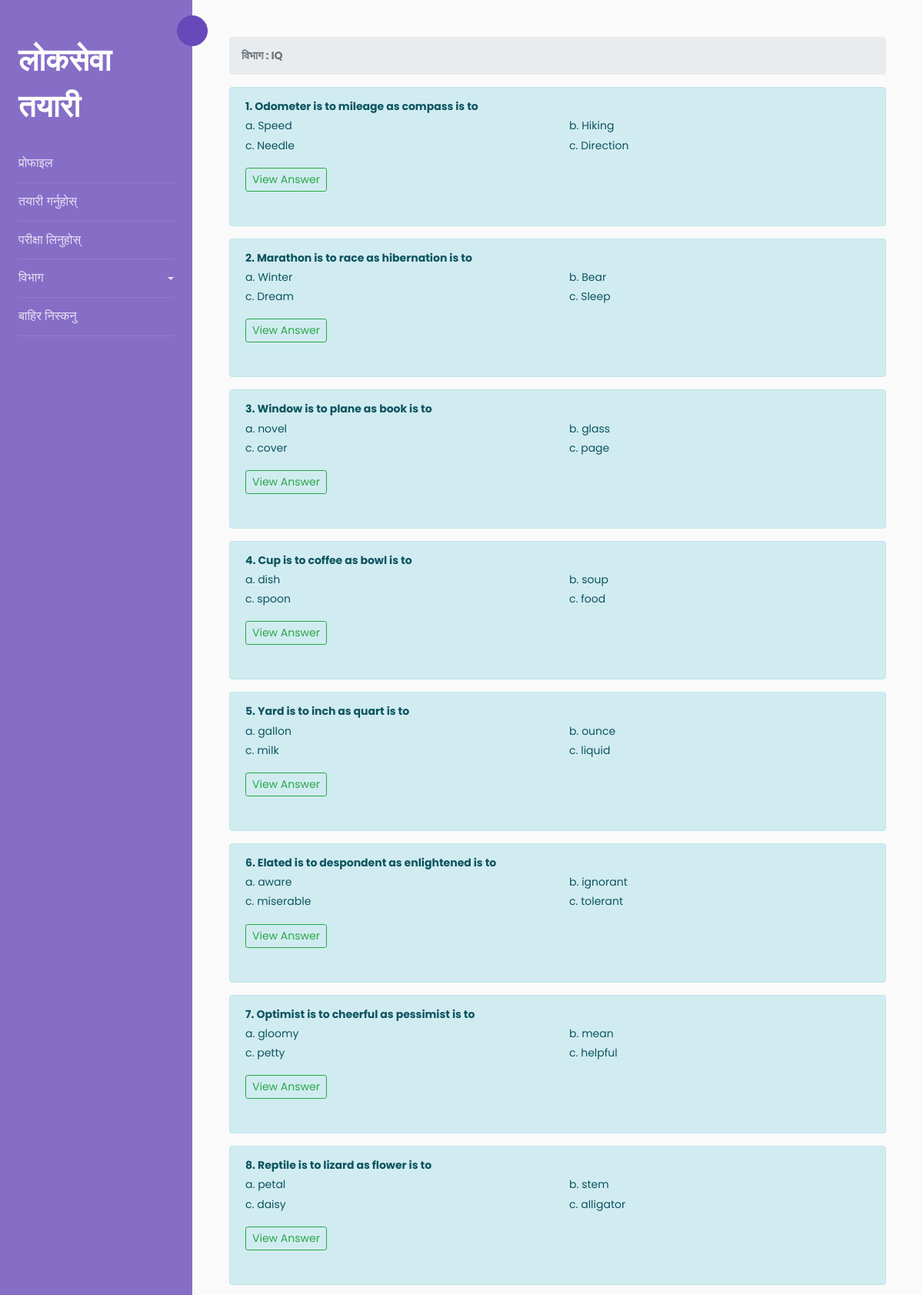
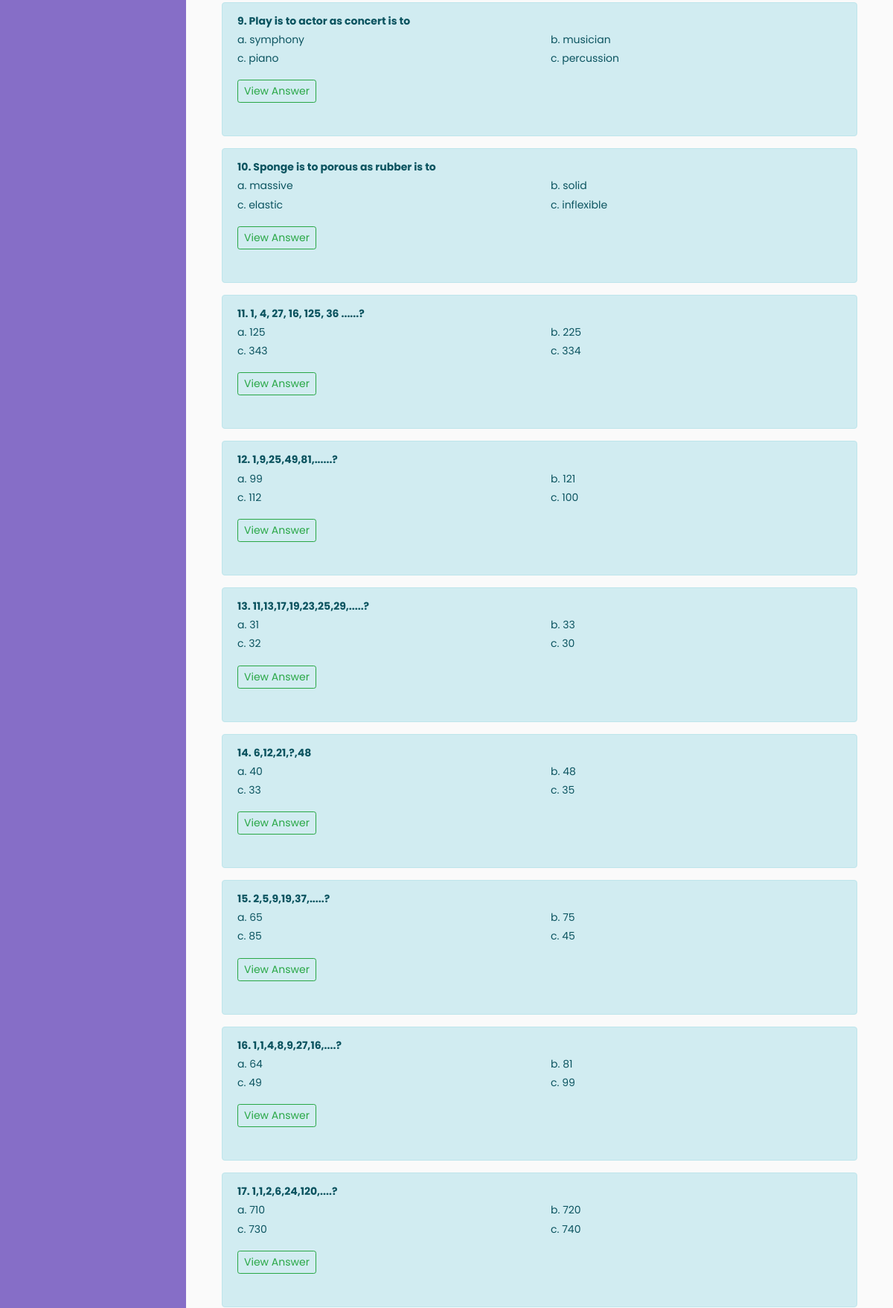
The app's page /category/10/ (signed in, upper part) with its own data (2 pictures, top to bottom).
### Loksewa/models.py (models this page shows, shortened)
class Category(models.Model):
    category=models.CharField(max_length=50,blank=False)
    created_at=models.DateTimeField(auto_now_add=True)
    updated_at=models.DateTimeField(auto_now=True)
    def __str__(self):
        return f"{self.category}"

class Questions(models.Model):
    question=models.CharField(max_length=255,blank=False)
    category=models.ForeignKey(Category,on_delete=models.CASCADE)
    created_at=models.DateTimeField(auto_now_add=True)
    updated_at=models.DateTimeField(auto_now=True)
    def __str__(self):
        return f"{self.question}"

class Answer(models.Model):
    question = models.OneToOneField(Questions,on_delete=models.CASCADE)
    answer1 = models.CharField(max_length=50, blank=False)
    answer2 = models.CharField(max_length=50, blank=False)
    answer3 = models.CharField(max_length=50, blank=False)
    answer4 = models.CharField(max_length=50, blank=False)
    correctAnswer=models.CharField(max_length=50,blank=False)

### Loksewa/views.py (the view)
# urls.py: path('category/<int:id>/',views.category,name='category')
@login_required(login_url='/login')
def category(request,id):
    category=Category.objects.all()
    questions=Questions.objects.filter(category_id=id)
    categoryaccessed = questions[0].category
    context={
        'category':category,
        'categoryaccessed':categoryaccessed,
        'questions':questions
    }
    return render(request,'categories.html',context)

### templates/categories.html (shortened to what this page needs)
{% extends 'base.html' %}
{% block content %}
<nav aria-label="breadcrumb">
  <ol class="breadcrumb">
    <strong><li class="breadcrumb-item active" aria-current="page">विभाग : {{categoryaccessed.category}}</li></strong>
  </ol>
</nav>
{% for question in questions %}
    <div class="alert alert-info" role="alert">
        <strong>{{forloop.counter}}. {{question}}</strong><br>
        <div class="row">
            <div class="col-md-6">
                a. {{question.answer.answer1}}<br>
                c. {{question.answer.answer3}}
            </div>
            <div class="col-md-6">
                b. {{question.answer.answer2}}<br>
                c. {{question.answer.answer4}}
            </div>
        </div>
        <p>
          <a class="btn btn-outline-success btn-sm my-3" data-toggle="collapse" href="#collapse{{question.id}}" role="button" aria-expanded="false" aria-controls="collapseExample">
            View Answer
          </a>
        </p>
    </div>
{% endfor %}
{% endblock %}

### records on screen
Category: category "IQ"
Questions: question "Odometer is to mileage as compass is to", answer.answer1 "Speed", answer.answer3 "Needle", answer.answer2 "Hiking", answer.answer4 "Direction"
Questions: question "Marathon is to race as hibernation is to", answer.answer1 "Winter", answer.answer3 "Dream", answer.answer2 "Bear", answer.answer4 "Sleep"
Questions: question "Window is to plane as book is to", answer.answer1 "novel", answer.answer3 "cover", answer.answer2 "glass", answer.answer4 "page"
Questions: question "Cup is to coffee as bowl is to", answer.answer1 "dish", answer.answer3 "spoon", answer.answer2 "soup", answer.answer4 "food"
Questions: question "Yard is to inch as quart is to", answer.answer1 "gallon", answer.answer3 "milk", answer.answer2 "ounce", answer.answer4 "liquid"
Questions: question "Elated is to despondent as enlightened is to", answer.answer1 "aware", answer.answer3 "miserable", answer.answer2 "ignorant", answer.answer4 "tolerant"
Questions: question "Optimist is to cheerful as pessimist is to", answer.answer1 "gloomy", answer.answer3 "petty", answer.answer2 "mean", answer.answer4 "helpful"
Questions: question "Reptile is to lizard as flower is to", answer.answer1 "petal", answer.answer3 "daisy", answer.answer2 "stem", answer.answer4 "alligator"
Questions: question "Play is to actor as concert is to", answer.answer1 "symphony", answer.answer3 "piano", answer.answer2 "musician", answer.answer4 "percussion"
Questions: question "Sponge is to porous as rubber is to", answer.answer1 "massive", answer.answer3 "elastic", answer.answer2 "solid", answer.answer4 "inflexible"
Questions: question "1, 4, 27, 16, 125, 36 ......?", answer.answer1 "125", answer.answer3 "343", answer.answer2 "225", answer.answer4 "334"
Questions: question "1,9,25,49,81,......?", answer.answer1 "99", answer.answer3 "112", answer.answer2 "121", answer.answer4 "100"
Questions: question "11,13,17,19,23,25,29,.....?", answer.answer1 "31", answer.answer3 "32", answer.answer2 "33", answer.answer4 "30"
Questions: question "6,12,21,?,48", answer.answer1 "40", answer.answer3 "33", answer.answer2 "48", answer.answer4 "35"
Questions: question "2,5,9,19,37,.....?", answer.answer1 "65", answer.answer3 "85", answer.answer2 "75", answer.answer4 "45"
Questions: question "1,1,4,8,9,27,16,....?", answer.answer1 "64", answer.answer3 "49", answer.answer2 "81", answer.answer4 "99"
Questions: question "1,1,2,6,24,120,....?", answer.answer1 "710", answer.answer3 "730", answer.answer2 "720", answer.answer4 "740"
